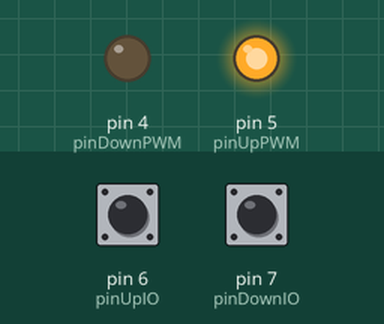
A program run on a simulated Arduino Mega 2560, built with avr-gcc and run on an emulated ATmega2560. Shown: output pins drawn as LEDs (lit = HIGH). Inputs (shaded band) come from the test bench; at power-on: pin 6 (pinUpIO) LOW, pin 7 (pinDownIO) LOW.

Above: at 1.3 s.
1.4 s: pin 6 (pinUpIO) pulled HIGH for 0.15 s
At 2.3 s:
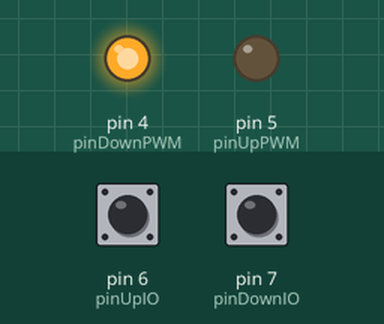
3.0 s: pin 7 (pinDownIO) pulled HIGH for 0.15 s
At 3.6 s:
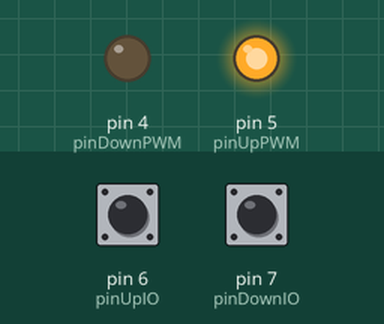
4.6 s: pin 6 (pinUpIO) pulled HIGH for 1 s
At 5.0 s:
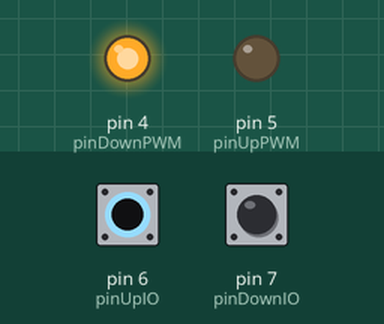
7.1 s: pin 7 (pinDownIO) pulled HIGH for 1 s
At 7.8 s:
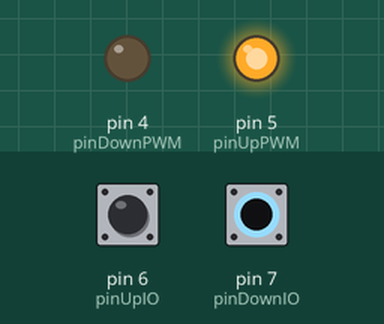
9.6 s: pin 6 (pinUpIO) driven HIGH and pin 7 (pinDownIO) driven HIGH
At 10.1 s:
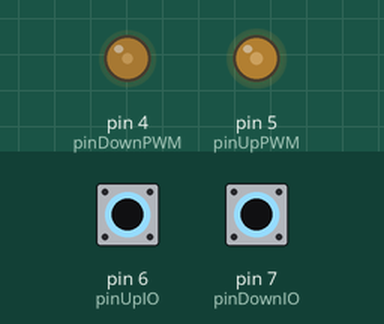
11.1 s: pin 6 (pinUpIO) driven LOW
At 12.0 s:
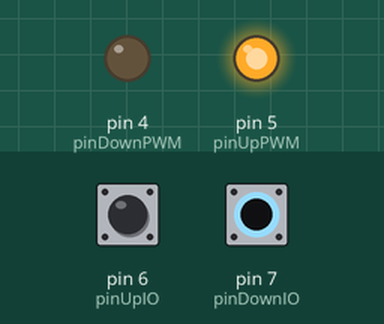
Timing chart, 0 to 13.6 s (numbered marks = the images above; inputs shaded):
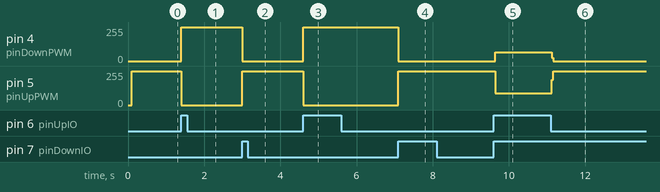

The program:

main.cpp
```cpp
// ######################################

// ============== main.cpp ==============

// ######################################

/**
 * @file Main Arduino file for running the maze.
 */

// BUILT IN
#include "Arduino.h"
#include <Wire.h>

//============ VARIABLES ===============

// Pin mapping
int pinDownIO = 7;  // Down limit switch pin (green wire)
int pinUpIO = 6;    // Up limit switch pin (yellow wire)
int pinUpPWM = 5;   // Up PWM pin (blue wire)
int pinDownPWM = 4; // Down PWM pin (brown/white wire)

// PWM settings
uint8_t pwmUpFreq = 255;   // PWM dowm movement frequency [0, 255]
uint8_t pwmDownFreq = 255; // PWM up movement frequency [0, 255]

//=============== FUNCTIONS =============

/**
 * @brief Check the limit switches to see if they are triggered.
 *
 * @return 1 if the down limit switch is triggered, 2 if the up limit switch is triggered, 0 otherwise.
 */
byte checkLimitSwitches()
{
  static byte switch_state = 255; // [1:down, 2:up]

  // Check the limit switches
  if (digitalRead(pinDownIO) == HIGH && switch_state != 1)
  {
    // Serial.println("Down limit switch triggered");
    switch_state = 1;
  }
  else if (digitalRead(pinUpIO) == HIGH && switch_state != 2)
  {
    // Serial.println("Up limit switch triggered");
    switch_state = 2;
  }
  else
  {
    return 0;
  }
  return switch_state;
}

//=============== SETUP =================
void setup()
{
  // Setup serial coms for serial monoitor
  /// @note Comment this out if SerialCom is using the "Serial" HardwareSerial port
  Serial.begin(115200);
  delay(100);

  // Initialize the limit switches
  pinMode(pinDownIO, INPUT);
  pinMode(pinUpIO, INPUT);

  // Initialize the PWM pins
  pinMode(pinUpPWM, OUTPUT);
  pinMode(pinDownPWM, OUTPUT);
}

//=============== LOOP ==================
void loop()
{
  // Move the gate up
  analogWrite(pinUpPWM, pwmUpFreq);

  // Check for the up limit switch
  while (checkLimitSwitches() != 2)
  {
    delay(10);
  }

  // Stop the gate
  analogWrite(pinUpPWM, 0);

  // Move the gate down
  analogWrite(pinDownPWM, pwmDownFreq);

  // Check for the down limit switch
  while (checkLimitSwitches() != 1)
  {
    delay(10);
  }

  // Stop the gate
  analogWrite(pinDownPWM, 0);
}
```

Measured:
- after the input at 1.4 s, pin 4 (pinDownPWM): 0/255 → 255/255 at once; pin 5 (pinUpPWM): 255/255 → 0/255 at once
- after the input at 3.0 s, pin 4 (pinDownPWM): 255/255 → 0/255 at once; pin 5 (pinUpPWM): 0/255 → 255/255 at once
- after the input at 4.6 s, pin 4 (pinDownPWM): 0/255 → 255/255 at once; pin 5 (pinUpPWM): 255/255 → 0/255 at once
- after the input at 7.1 s, pin 4 (pinDownPWM): 255/255 → 0/255 at once; pin 5 (pinUpPWM): 0/255 → 255/255 at once
- after the input at 9.6 s, pin 4 (pinDownPWM): 0/255 → 65/255 at once; pin 5 (pinUpPWM): 255/255 → 88/255 at once
- after the input at 11.1 s, pin 4 (pinDownPWM): 65/255 → 0/255 at once; pin 5 (pinUpPWM): 88/255 → 255/255 at once
